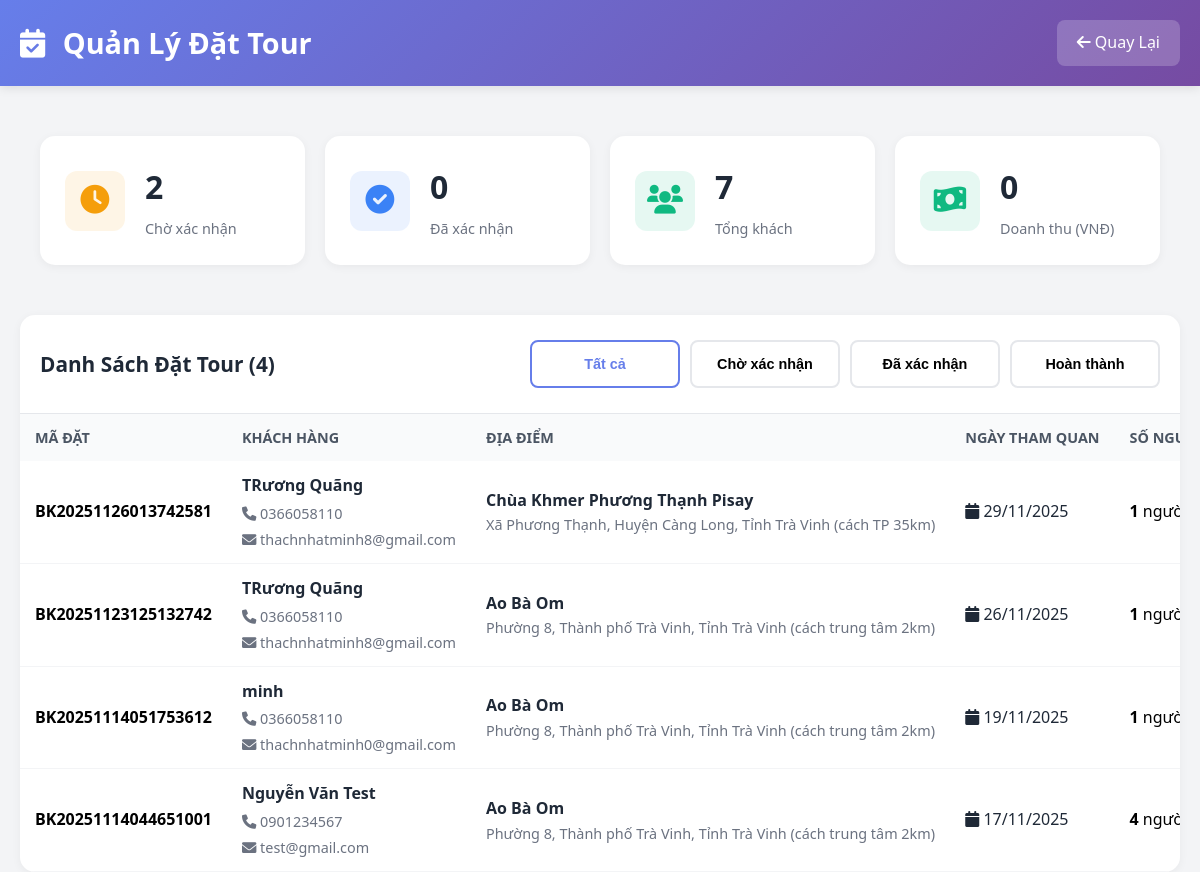
The page /quan-ly-booking.php (signed in) on the database its author committed.
### tables this page shows
CREATE TABLE `bookings` (
  `id` int(11) NOT NULL,
  `booking_id` varchar(50) NOT NULL,
  `attraction_id` varchar(50) NOT NULL,
  `customer_name` varchar(100) NOT NULL,
  `customer_email` varchar(100) DEFAULT NULL,
  `customer_phone` varchar(20) NOT NULL,
  `booking_date` date NOT NULL,
  `number_of_people` int(11) NOT NULL DEFAULT 1,
  `total_price` decimal(15,2) DEFAULT 0.00,
  `special_requests` text DEFAULT NULL,
  `status` enum('pending','confirmed','cancelled','completed') DEFAULT 'pending',
  `created_at` timestamp NOT NULL DEFAULT current_timestamp(),
  `updated_at` timestamp NOT NULL DEFAULT current_timestamp() ON UPDATE current_timestamp()
);

CREATE TABLE `attractions` (
  `id` int(11) NOT NULL,
  `attraction_id` varchar(50) NOT NULL,
  `name` varchar(255) NOT NULL,
  `description` text DEFAULT NULL,
  `location` varchar(255) DEFAULT NULL,
  `category` varchar(100) DEFAULT NULL,
  `ticket_price` varchar(100) DEFAULT NULL,
  `image_url` varchar(500) DEFAULT NULL,
  `opening_hours` varchar(200) DEFAULT NULL,
  `highlights` text DEFAULT NULL,
  `facilities` text DEFAULT NULL,
  `best_time` varchar(200) DEFAULT NULL,
  `contact` varchar(50) DEFAULT NULL,
  `status` enum('active','inactive') DEFAULT 'active',
  `created_at` timestamp NOT NULL DEFAULT current_timestamp(),
  `updated_at` timestamp NOT NULL DEFAULT current_timestamp() ON UPDATE current_timestamp(),
  `year_built` varchar(50) DEFAULT NULL COMMENT 'Năm xây dựng',
  `cultural_significance` text DEFAULT NULL COMMENT 'Đặc trưng văn hóa',
  `historical_value` text DEFAULT NULL COMMENT 'Giá trị lịch sử',
  `architecture_style` varchar(255) DEFAULT NULL COMMENT 'Phong cách kiến trúc',
  `notable_features` text DEFAULT NULL COMMENT 'Điểm nổi bật',
  `religious_significance` text DEFAULT NULL COMMENT 'Ý nghĩa tôn giáo',
  `latitude` decimal(10,8) DEFAULT NULL COMMENT 'Vĩ độ',
  `longitude` decimal(11,8) DEFAULT NULL COMMENT 'Kinh độ'
);

### models/Booking.php (called while the page is built, shortened)
<?php
class Booking {
    private $conn;
    private $table_name = "bookings";
    public function __construct($db = null) {
        if ($db) {
            $this->conn = $db;
        } else {
            $database = new Database();
            $this->conn = $database->getConnection();
        }
    }
    public function readAll() {
        $query = "SELECT b.*, a.name as attraction_name, a.location as attraction_location
                 FROM " . $this->table_name . " b
                 LEFT JOIN attractions a ON b.attraction_id = a.attraction_id
                 ORDER BY b.created_at DESC";
        $stmt = $this->conn->prepare($query);
        $stmt->execute();
        return $stmt;
    }
    public function getStatistics() {
        $query = "SELECT
                    COUNT(*) as total_bookings,
                    SUM(number_of_people) as total_people,
                    SUM(total_price) as total_revenue,
                    COUNT(CASE WHEN status = 'pending' THEN 1 END) as pending_count,
                    COUNT(CASE WHEN status = 'confirmed' THEN 1 END) as confirmed_count,
                    COUNT(CASE WHEN status = 'cancelled' THEN 1 END) as cancelled_count,
                    COUNT(CASE WHEN status = 'completed' THEN 1 END) as completed_count
                 FROM " . $this->table_name;
        $stmt = $this->conn->prepare($query);
        $stmt->execute();
        return $stmt->fetch(PDO::FETCH_ASSOC);
    }
}
?>

### quan-ly-booking.php (the view, shortened to what this page needs)
<?php
require_once 'config/database.php';
require_once 'models/Booking.php';
try {
    $database = new Database();
    $db = $database->getConnection();
    $booking = new Booking($db);
    $stmt = $booking->readAll();
    $bookings = [];
    while ($row = $stmt->fetch(PDO::FETCH_ASSOC)) {
        $bookings[] = $row;
    }
    $stats = $booking->getStatistics();
} catch (Exception $e) {
    $error = $e->getMessage();
    $bookings = [];
    $stats = [];
}
?>
<!DOCTYPE html>
<html lang="vi">
<head>
    <link href="https://cdnjs.cloudflare.com/ajax/libs/font-awesome/6.0.0/css/all.min.css" rel="stylesheet">
    <link rel="stylesheet" href="css/responsive.css">
    <link rel="stylesheet" href="css/mobile-enhancements.css">
    <link rel="stylesheet" href="css/admin-responsive.css">
    <link rel="stylesheet" href="css/header-responsive-fix.css">
</head>
<body>
    <div class="header">
        <div class="header-content">
            <h1>
                <i class="fas fa-calendar-check"></i>
                Quản Lý Đặt Tour
            </h1>
            <a href="index.php" class="back-btn">
                <i class="fas fa-arrow-left"></i> Quay Lại
            </a>
        </div>
    </div>
    <div class="container">
        <div class="stats-grid">
            <div class="stat-card">
                <div class="stat-icon" style="background: rgba(245, 158, 11, 0.1); color: #f59e0b;">
                    <i class="fas fa-clock"></i>
                </div>
                <div class="stat-info">
                    <h3><?php echo $stats['pending_count'] ?? 0; ?></h3>
                    <p>Chờ xác nhận</p>
                </div>
            </div>
            <div class="stat-card">
                <div class="stat-icon" style="background: rgba(59, 130, 246, 0.1); color: #3b82f6;">
                    <i class="fas fa-check-circle"></i>
                </div>
                <div class="stat-info">
                    <h3><?php echo $stats['confirmed_count'] ?? 0; ?></h3>
                    <p>Đã xác nhận</p>
                </div>
            </div>
            <div class="stat-card">
                <div class="stat-icon" style="background: rgba(16, 185, 129, 0.1); color: #10b981;">
                    <i class="fas fa-users"></i>
                </div>
                <div class="stat-info">
                    <h3><?php echo $stats['total_people'] ?? 0; ?></h3>
                    <p>Tổng khách</p>
                </div>
            </div>
            <div class="stat-card">
                <div class="stat-icon" style="background: rgba(16, 185, 129, 0.1); color: #10b981;">
                    <i class="fas fa-money-bill-wave"></i>
                </div>
                <div class="stat-info">
                    <h3><?php echo number_format($stats['total_revenue'] ?? 0); ?></h3>
                    <p>Doanh thu (VNĐ)</p>
                </div>
            </div>
        </div>
        <div class="bookings-table">
            <div class="table-header">
                <h2>Danh Sách Đặt Tour (<?php echo count($bookings); ?>)</h2>
                <div class="filter-buttons">
                    <button class="filter-btn active" onclick="filterBookings('all')">Tất cả</button>
                    <button class="filter-btn" onclick="filterBookings('pending')">Chờ xác nhận</button>
                    <button class="filter-btn" onclick="filterBookings('confirmed')">Đã xác nhận</button>
                    <button class="filter-btn" onclick="filterBookings('completed')">Hoàn thành</button>
                </div>
            </div>
            <?php if (!empty($bookings)): ?>
            <table>
                <thead>
                    <tr>
                        <th>Mã đặt</th>
                        <th>Khách hàng</th>
                        <th>Địa điểm</th>
                        <th>Ngày tham quan</th>
                        <th>Số người</th>
                    </tr>
                </thead>
                <tbody>
                    <?php foreach ($bookings as $b): ?>
                    <tr data-status="<?php echo $b['status']; ?>">
                        <td><strong><?php echo htmlspecialchars($b['booking_id']); ?></strong></td>
                        <td>
                            <div class="customer-info"><?php echo htmlspecialchars($b['customer_name']); ?></div>
                            <div class="customer-contact">
                                <i class="fas fa-phone"></i> <?php echo htmlspecialchars($b['customer_phone']); ?>
                            </div>
                            <?php if (!empty($b['customer_email'])): ?>
                            <div class="customer-contact">
                                <i class="fas fa-envelope"></i> <?php echo htmlspecialchars($b['customer_email']); ?>
                            </div>
                            <?php endif; ?>
                        </td>
                        <td>
                            <div class="attraction-name"><?php echo htmlspecialchars($b['attraction_name'] ?? 'N/A'); ?></div>
                            <div class="attraction-location"><?php echo htmlspecialchars($b['attraction_location'] ?? ''); ?></div>
                        </td>
                        <td class="booking-date">
                            <i class="fas fa-calendar"></i>
                            <?php echo date('d/m/Y', strtotime($b['booking_date'])); ?>
                        </td>
                        <td><strong><?php echo $b['number_of_people']; ?></strong> người</td>
                    </tr>
                    <?php endforeach; ?>
                </tbody>
            </table>
            <?php endif; ?>
        </div>
    </div>
</body>
</html>

### css/responsive.css (style rules this page uses)
:root { --container-padding: 15px; --card-gap: 15px; --nav-height: 60px; --transition-speed: 0.3s; }
* { box-sizing: border-box; -webkit-tap-highlight-color: transparent; }
html { font-size: 16px; -webkit-text-size-adjust: 100%; scroll-behavior: smooth; }
body { margin: 0; padding: 0; overflow-x: hidden; min-height: 100vh; line-height: 1.6; }
.container { width: 100%; padding-left: var(--container-padding); padding-right: var(--container-padding); margin-left: auto; margin-right: auto; }
.btn, button, .cta-button { width: 100%; padding: 14px 20px; font-size: 1em; margin: 5px 0; border-radius: 10px; min-height: 48px; display: flex; align-items: center; justify-content: center; gap: 8px; }
table { min-width: 600px; font-size: 0.875em; }
table th, table td { padding: 10px 8px; white-space: nowrap; }
.stats-grid { grid-template-columns: repeat(2, 1fr); gap: 15px; }
.filter-btn { width: 100%; justify-content: center; padding: 12px 20px; }
@media (min-width: 480px) { :root { --container-padding: 20px; --card-gap: 20px; } }
@media (min-width: 480px) { .stats-grid { gap: 20px; } }
@media (min-width: 480px) { .filter-btn { width: auto; flex: 0 1 auto; } }
@media (min-width: 576px) { .container { max-width: 540px; } }
@media (min-width: 576px) { .btn, button { width: auto; min-width: 150px; } }
@media (min-width: 768px) { :root { --container-padding: 30px; --card-gap: 25px; --nav-height: 70px; } }
@media (min-width: 768px) { .container { max-width: 720px; } }
@media (min-width: 768px) { .stats-grid { grid-template-columns: repeat(4, 1fr); } }
@media (min-width: 768px) { table { font-size: 1em; } }
@media (min-width: 768px) { table th, table td { padding: 12px 15px; } }
@media (min-width: 992px) { :root { --container-padding: 40px; --card-gap: 30px; } }
@media (min-width: 992px) { .container { max-width: 960px; } }
@media (min-width: 1200px) { .container { max-width: 1140px; } }

### css/admin-responsive.css (style rules this page uses)
.header, .admin-header { padding: 15px; }
.header-content { flex-direction: column; gap: 15px; text-align: center; }
@media (min-width: 768px) { .header, .admin-header { padding: 20px; } }
@media (min-width: 768px) { .header-content { flex-direction: row; justify-content: space-between; text-align: left; } }
.stats-grid, .stats-container { display: grid; grid-template-columns: repeat(2, 1fr); gap: 15px; padding: 15px; }
.stat-card { padding: 15px; border-radius: 12px; }
@media (min-width: 576px) { .stats-grid, .stats-container { grid-template-columns: repeat(3, 1fr); } }
@media (min-width: 768px) { .stats-grid, .stats-container { grid-template-columns: repeat(4, 1fr); gap: 20px; padding: 20px; } }
@media (min-width: 768px) { .stat-card { padding: 20px; } }
@media (min-width: 992px) { .stats-grid, .stats-container { grid-template-columns: repeat(6, 1fr); } }

### rows shown on the page
bookings: booking "BK20251126013742581", customer_name "TRương Quãng", customer_phone "0366058110", customer_email "thachnhatminh8@gmail.com", attractions.name "Chùa Khmer Phương Thạnh Pisay", attractions.location "Xã Phương Thạnh, Huyện Càng Long, Tỉnh Trà Vinh (cách TP 35km)", booking_date "29/11/2025", number_of_people "1"
bookings: booking "BK20251123125132742", customer_name "TRương Quãng", customer_phone "0366058110", customer_email "thachnhatminh8@gmail.com", attractions.name "Ao Bà Om", attractions.location "Phường 8, Thành phố Trà Vinh, Tỉnh Trà Vinh (cách trung tâm 2km)", booking_date "26/11/2025", number_of_people "1"
bookings: booking "BK20251114051753612", customer_name "minh", customer_phone "0366058110", customer_email "thachnhatminh0@gmail.com", attractions.name "Ao Bà Om", attractions.location "Phường 8, Thành phố Trà Vinh, Tỉnh Trà Vinh (cách trung tâm 2km)", booking_date "19/11/2025", number_of_people "1"
bookings: booking "BK20251114044651001", customer_name "Nguyễn Văn Test", customer_phone "0901234567", customer_email "test@gmail.com", attractions.name "Ao Bà Om", attractions.location "Phường 8, Thành phố Trà Vinh, Tỉnh Trà Vinh (cách trung tâm 2km)", booking_date "17/11/2025", number_of_people "4"

### other values the page prints
$stats['pending_count'] "2"
$stats['confirmed_count'] "0"
$stats['total_people'] "7"
$stats['total_revenue'] "0"
count($bookings) "4"
